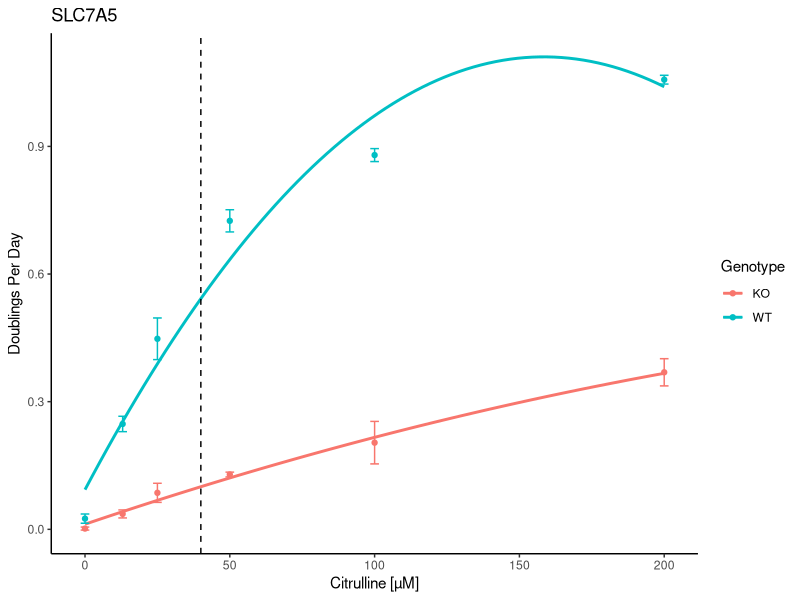
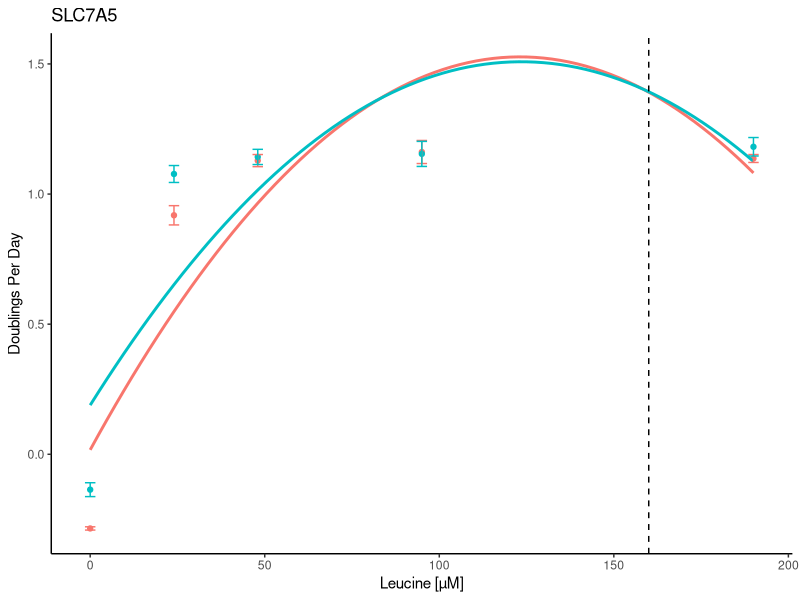
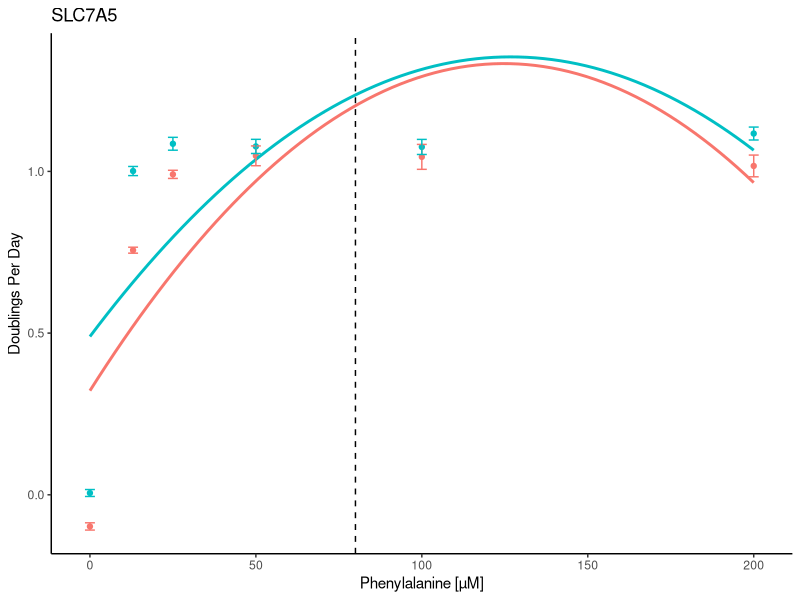

Here is the R script that generated these plots, in order: (Note: this script raises an error after producing the figures.)
library(tidyverse)
science <- read.csv("exp4a.csv")

### This code below is awesome - just need to work on aesthetics now.  

### Cit
science |>
  drop_na() |> 
  mutate_at(c("WT", "KO"), as.numeric) |>
  rename(Metabolite = Leu,
         Concentration = X,
         WT = c(X.1, X.2, WT, X.3),
         KO = c(X.4, X.5, KO, X.6)) |> 
  pivot_longer(
    cols = (WT1:KO4), 
    names_to = "Genotype",
    values_to = "dpd") |> 
  mutate(Genotype = gsub("\\d", "", Genotype)) |>
  group_by(Metabolite, Concentration, Genotype) |>
  summarize(mean = mean(dpd), sd = sd(dpd)) |> 
  filter(Metabolite == "Cit") |> 
  ggplot(aes(x = Concentration, y = mean, color = Genotype)) + 
  geom_point() +
  geom_smooth(method = "lm", formula = y ~ poly(x, 2), se = FALSE, aes(color = Genotype)) +
  geom_errorbar(aes(ymin = mean - sd, ymax = mean + sd), width = 3) +
  geom_vline(xintercept = 40, linetype = "dashed", color = "black") +
  labs(x = "Citrulline [µM]", y = "Doublings Per Day", title = "SLC7A5") +
  theme_bw() +
  theme(panel.grid.major = element_blank(), panel.grid.minor = element_blank(),
        panel.border = element_blank(), axis.line = element_line(color = "black"))

### Leu
science |>
  drop_na() |> 
  mutate_at(c("WT", "KO"), as.numeric) |>
  rename(Metabolite = Leu,
         Concentration = X,
         WT = c(X.1, X.2, WT, X.3),
         KO = c(X.4, X.5, KO, X.6)) |> 
  pivot_longer(
    cols = (WT1:KO4), 
    names_to = "Genotype",
    values_to = "dpd") |> 
  mutate(Genotype = gsub("\\d", "", Genotype)) |>
  group_by(Metabolite, Concentration, Genotype) |>
  summarize(mean = mean(dpd), sd = sd(dpd)) |> 
  filter(Metabolite == "Leu") |> 
  ggplot(aes(x = Concentration, y = mean, color = Genotype)) + 
  geom_point() +
  geom_smooth(method = "lm", formula = y ~ poly(x, 2), se = FALSE, aes(color = Genotype)) +
  geom_errorbar(aes(ymin = mean - sd, ymax = mean + sd), width = 3) +
  geom_vline(xintercept = 160, linetype = "dashed", color = "black") +
  labs(x = "Leucine [µM]", y = "Doublings Per Day", title = "SLC7A5") + 
  theme_bw() +
  theme(panel.grid.major = element_blank(), panel.grid.minor = element_blank(),
        panel.border = element_blank(), axis.line = element_line(color = "black"),
        legend.position = "none")



### Phe
science |>
  drop_na() |> 
  mutate_at(c("WT", "KO"), as.numeric) |>
  rename(Metabolite = Leu,
         Concentration = X,
         WT = c(X.1, X.2, WT, X.3),
         KO = c(X.4, X.5, KO, X.6)) |> 
  pivot_longer(
    cols = (WT1:KO4), 
    names_to = "Genotype",
    values_to = "dpd") |> 
  mutate(Genotype = gsub("\\d", "", Genotype)) |>
  group_by(Metabolite, Concentration, Genotype) |>
  summarize(mean = mean(dpd), sd = sd(dpd)) |> 
  filter(Metabolite == "Phe") |> 
  ggplot(aes(x = Concentration, y = mean, color = Genotype)) + 
  geom_point() +
  geom_smooth(method = "lm", formula = y ~ poly(x, 2), se = FALSE, aes(color = Genotype)) +
  geom_errorbar(aes(ymin = mean - sd, ymax = mean + sd), width = 3) +
  geom_vline(xintercept = 80, linetype = "dashed", color = "black") +
  labs(x = "Phenylalanine [µM]", y = "Doublings Per Day", title = "SLC7A5") +
  theme_bw() +
  theme(panel.grid.major = element_blank(), panel.grid.minor = element_blank(), 
        panel.border = element_blank(), axis.line = element_line(color = "black"),
        legend.position = "none")

p1 + p2 + p3 + plot_layout(ncol = 1)
